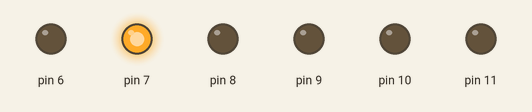
Recording of a sketch running on a simulated Arduino Uno, built with avr-gcc and run on an emulated ATmega328P. Parts: output pins drawn as LEDs (lit = HIGH). Random numbers use the default seed unless the sketch sets one.

Above: at 0.1 s.
At 4.9 s:
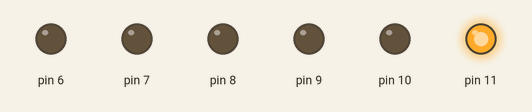
At 9.7 s:
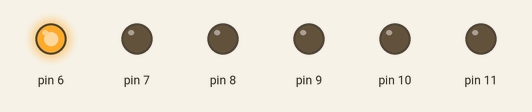
At 19.9 s:
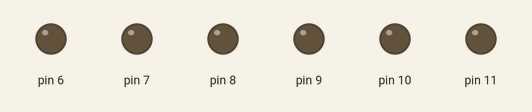
At 30.9 s:
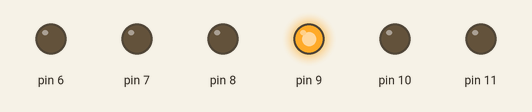
At 39.71 s:
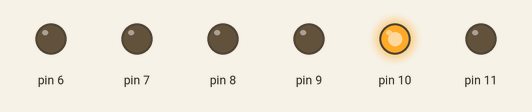
Timing chart, 0 to 40.0 s (numbered marks = the images above):
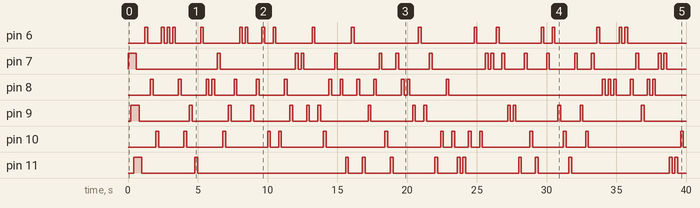

Measured:
- by itself, pin 6: LOW → HIGH at 1.2 s, → LOW 0.20 s later, → HIGH 1.0 s later, → LOW 0.20 s later, … (38 changes in this stretch)
- by itself, pin 7: LOW → HIGH at 0.00 s, → LOW 0.60 s later, → HIGH 5.8 s later, → LOW 0.20 s later, … (36 changes in this stretch)
- by itself, pin 8: LOW → HIGH at 1.6 s, → LOW 0.20 s later, → HIGH 1.8 s later, → LOW 0.20 s later, … (40 changes in this stretch)
- by itself, pin 9: LOW → HIGH at 0.20 s, → LOW 0.60 s later, → HIGH 3.6 s later, → LOW 0.20 s later, … (30 changes in this stretch)
- by itself, pin 10: LOW → HIGH at 2.0 s, → LOW 0.20 s later, → HIGH 1.8 s later, → LOW 0.20 s later, … (30 changes in this stretch)
- by itself, pin 11: LOW → HIGH at 0.40 s, → LOW 0.60 s later, → HIGH 3.8 s later, → LOW 0.20 s later, … (26 changes in this stretch)

The sketch:

LopezSofia_Micros_juegoLeds.ino
```cpp
/*
 *  Título: Deber #1 Juego de leds
 *  Nombre: Sofía López
 *  Encender y apagar leds mediante juegos de luces
 *  Estructuras de programación:
       *   pinMode(pin, MODE);
                    MODE: INPUT OR OUTPUT
       *   digitalWrite(pin,MODE);
                           MODE: HIGH OR LOW
       *   delay(ms);
       *   Random(min,máx);
 *
 *   SECCIONES DEL PROGRAMA:
 *   1.- juego de luces que se prendan secuencialmente los leds impares(7,9,11)
 *   2.- programa que se enciendan uno por uno los leds pares(6,8,10)
 *   3.- juego que se enciendan y apaguen los leds de forma aleatoria con la función random()
*/

int pin;

void setup() {
  // put your setup code here, to run once:
  for(pin=6; pin<=11 ;pin++){
  pinMode(pin, OUTPUT);
    }
    pin=0;
  randomSeed(6);
}

void loop() {

    // PRIMERA SECCIÓN
      for(pin=7; pin<=11; pin=pin+2){
      digitalWrite(pin,HIGH);
      delay(200);
      }
      for(pin=7; pin<=11; pin=pin+2){
      digitalWrite(pin,LOW);
      delay(200);
      }
      pin=0;


    // SEGUNDA SECCIÓN
      for(pin=6; pin<=10; pin=pin+2){
      digitalWrite(pin,HIGH);
      delay(200);
      digitalWrite(pin,LOW);
      delay(200);
      }
      pin=0;


    // TERCERA SECCIÓN

      for(pin=6; pin<=11; pin=random(6,12)){
      digitalWrite(pin,HIGH);
      delay(200);
      digitalWrite(pin,LOW);
      delay(200);
      }
      pin=0;

      }
```
